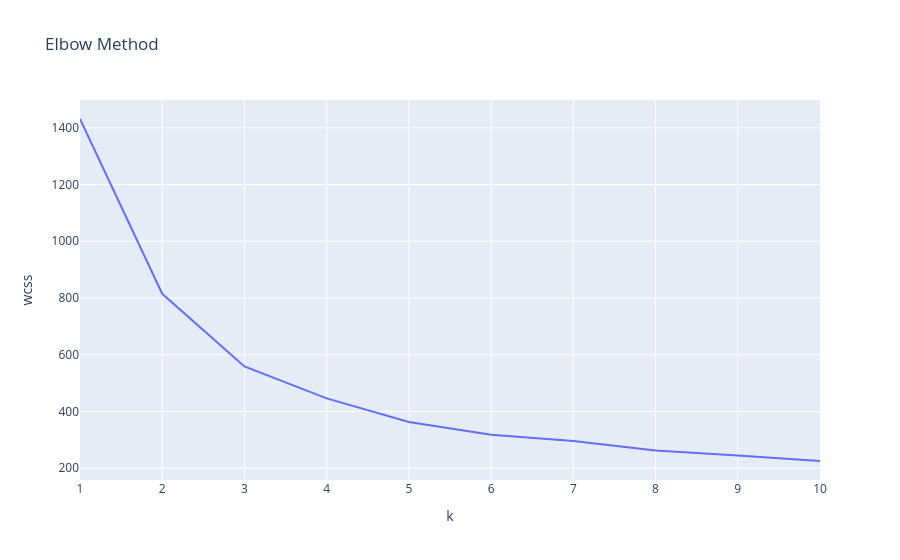
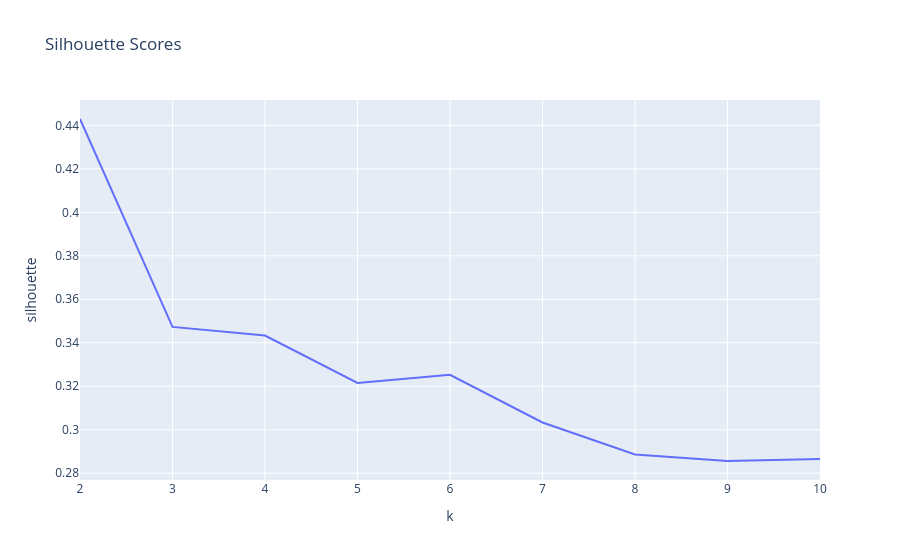

Write notebook code for charts like these, in order.
### Markdown cell above
### Determine the ideal number of clusters using the elbow method and the silhouette coefficient

### Code cell
# elbow method
wcss = []
for k in range(1, 11):
    km = KMeans(n_clusters=k, random_state=1)
    km.fit(X)
    wcss.append(km.inertia_)
elbow_df = pd.DataFrame({"k": range(1,11), "wcss": wcss})

# Compute silhouette scores for k = 2…10
sil_scores = []
ks = range(2, 11)
for k in ks:
    km = KMeans(n_clusters=k, random_state=1)
    labels = km.fit_predict(X)
    sil_scores.append(silhouette_score(X, labels))
sil_df = pd.DataFrame({"k": list(ks), "silhouette": sil_scores})

# Determine best k by silhouette
best_sil_k = sil_df.loc[sil_df["silhouette"].idxmax(), "k"]
print(f"Best number of clusters by silhouette: {best_sil_k}")

# Plot elbow
fig1 = px.line(
    elbow_df, x="k", y="wcss", 
    title="Elbow Method"
)
fig1.update_layout(xaxis=dict(dtick=1))
fig1.show(renderer="vscode")

# Plot silhouette
fig2 = px.line(
    sil_df, x="k", y="silhouette", 
    title="Silhouette Scores"
)
fig2.update_layout(xaxis=dict(dtick=1))
fig2.show(renderer="vscode")

### Figure 1 — Plotly figure (JSON) as saved in the notebook; plotly's stock layout.template omitted (floating-point values rounded to 4 significant figures)
{"data": [{"hovertemplate": "k=%{x}<br>wcss=%{y}<extra></extra>", "legendgroup": "", "line": {"color": "#636efa", "dash": "solid"}, "marker": {"symbol": "circle"}, "mode": "lines", "name": "", "orientation": "v", "showlegend": false, "type": "scatter", "x": [1, 2, 3, 4, 5, 6, 7, 8, 9, 10], "xaxis": "x", "y": [1431.0, 815.0, 558.9, 446.3, 363.0, 318.4, 296.3, 262.6, 245.3, 225.7], "yaxis": "y"}], "layout": {"legend": {"tracegroupgap": 0}, "title": {"text": "Elbow Method"}, "xaxis": {"anchor": "y", "domain": [0, 1], "dtick": 1, "title": {"text": "k"}}, "yaxis": {"anchor": "x", "domain": [0, 1], "title": {"text": "wcss"}}}}

### Figure 2 — Plotly figure (JSON) as saved in the notebook; plotly's stock layout.template omitted (floating-point values rounded to 4 significant figures)
{"data": [{"hovertemplate": "k=%{x}<br>silhouette=%{y}<extra></extra>", "legendgroup": "", "line": {"color": "#636efa", "dash": "solid"}, "marker": {"symbol": "circle"}, "mode": "lines", "name": "", "orientation": "v", "showlegend": false, "type": "scatter", "x": [2, 3, 4, 5, 6, 7, 8, 9, 10], "xaxis": "x", "y": [0.4429, 0.3473, 0.3433, 0.3215, 0.3253, 0.3033, 0.2886, 0.2856, 0.2866], "yaxis": "y"}], "layout": {"legend": {"tracegroupgap": 0}, "title": {"text": "Silhouette Scores"}, "xaxis": {"anchor": "y", "domain": [0, 1], "dtick": 1, "title": {"text": "k"}}, "yaxis": {"anchor": "x", "domain": [0, 1], "title": {"text": "silhouette"}}}}
